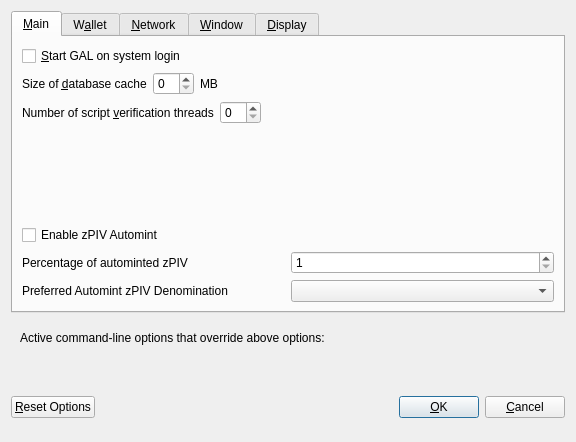
<?xml version="1.0" encoding="UTF-8"?>
<ui version="4.0">
 <class>OptionsDialog</class>
 <widget class="QDialog" name="OptionsDialog">
  <property name="geometry">
   <rect>
    <x>0</x>
    <y>0</y>
    <width>576</width>
    <height>442</height>
   </rect>
  </property>
  <property name="windowTitle">
   <string>Options</string>
  </property>
  <property name="modal">
   <bool>true</bool>
  </property>
  <layout class="QVBoxLayout" name="verticalLayout">
   <item>
    <widget class="QTabWidget" name="tabWidget">
     <property name="currentIndex">
      <number>0</number>
     </property>
     <widget class="QWidget" name="tabMain">
      <attribute name="title">
       <string>&amp;Main</string>
      </attribute>
      <layout class="QVBoxLayout" name="verticalLayout_Main">
       <item>
        <widget class="QCheckBox" name="bitcoinAtStartup">
         <property name="toolTip">
          <string>Automatically start GAL after logging in to the system.</string>
         </property>
         <property name="text">
          <string>&amp;Start GAL on system login</string>
         </property>
        </widget>
       </item>
       <item>
        <layout class="QHBoxLayout" name="horizontalLayout_2_Main">
         <item>
          <widget class="QLabel" name="databaseCacheLabel">
           <property name="text">
            <string>Size of &amp;database cache</string>
           </property>
           <property name="textFormat">
            <enum>Qt::PlainText</enum>
           </property>
           <property name="buddy">
            <cstring>databaseCache</cstring>
           </property>
          </widget>
         </item>
         <item>
          <widget class="QSpinBox" name="databaseCache"/>
         </item>
         <item>
          <widget class="QLabel" name="databaseCacheUnitLabel">
           <property name="text">
            <string>MB</string>
           </property>
           <property name="textFormat">
            <enum>Qt::PlainText</enum>
           </property>
          </widget>
         </item>
         <item>
          <spacer name="horizontalSpacer_2_Main">
           <property name="orientation">
            <enum>Qt::Horizontal</enum>
           </property>
           <property name="sizeHint" stdset="0">
            <size>
             <width>40</width>
             <height>20</height>
            </size>
           </property>
          </spacer>
         </item>
        </layout>
       </item>
       <item>
        <layout class="QHBoxLayout" name="horizontalLayout_3_Main">
         <item>
          <widget class="QLabel" name="threadsScriptVerifLabel">
           <property name="text">
            <string>Number of script &amp;verification threads</string>
           </property>
           <property name="textFormat">
            <enum>Qt::PlainText</enum>
           </property>
           <property name="buddy">
            <cstring>threadsScriptVerif</cstring>
           </property>
          </widget>
         </item>
         <item>
          <widget class="QSpinBox" name="threadsScriptVerif">
           <property name="toolTip">
            <string>(0 = auto, &lt;0 = leave that many cores free)</string>
           </property>
          </widget>
         </item>
         <item>
          <spacer name="horizontalSpacer_3_Main">
           <property name="orientation">
            <enum>Qt::Horizontal</enum>
           </property>
           <property name="sizeHint" stdset="0">
            <size>
             <width>40</width>
             <height>20</height>
            </size>
           </property>
          </spacer>
         </item>
        </layout>
       </item>
       <item>
        <spacer name="verticalSpacer_2">
         <property name="orientation">
          <enum>Qt::Vertical</enum>
         </property>
         <property name="sizeHint" stdset="0">
          <size>
           <width>20</width>
           <height>40</height>
          </size>
         </property>
        </spacer>
       </item>
       <item>
        <widget class="QCheckBox" name="checkBoxZeromintEnable">
         <property name="toolTip">
          <string>Enable automatic minting of PIV units to zPIV</string>
         </property>
         <property name="layoutDirection">
          <enum>Qt::LeftToRight</enum>
         </property>
         <property name="text">
          <string>Enable zPIV Automint</string>
         </property>
        </widget>
       </item>
       <item>
        <layout class="QHBoxLayout" name="horizontalLayout_3">
         <item>
          <widget class="QLabel" name="percentage_label">
           <property name="toolTip">
            <string>Percentage of incoming PIV which get automatically converted to zPIV via Zerocoin Protocol (min: 10%)</string>
           </property>
           <property name="text">
            <string>Percentage of autominted zPIV</string>
           </property>
          </widget>
         </item>
         <item>
          <widget class="QSpinBox" name="zeromintPercentage">
           <property name="minimum">
            <number>1</number>
           </property>
           <property name="maximum">
            <number>100</number>
           </property>
          </widget>
         </item>
        </layout>
       </item>
       <item>
        <layout class="QHBoxLayout" name="horizontalLayout" stretch="0,0">
         <property name="sizeConstraint">
          <enum>QLayout::SetFixedSize</enum>
         </property>
         <item>
          <widget class="QLabel" name="labelPreferredDenom">
           <property name="maximumSize">
            <size>
             <width>16777215</width>
             <height>16777215</height>
            </size>
           </property>
           <property name="toolTip">
            <string>Wait with automatic conversion to Zerocoin until enough PIV for this denomination is available</string>
           </property>
           <property name="text">
            <string>Preferred Automint zPIV Denomination</string>
           </property>
          </widget>
         </item>
         <item>
          <widget class="QComboBox" name="preferredDenom">
           <property name="maximumSize">
            <size>
             <width>16777215</width>
             <height>27</height>
            </size>
           </property>
           <property name="toolTip">
            <string>Wait with automatic conversion to Zerocoin until enough PIV for this denomination is available</string>
           </property>
           <property name="maxVisibleItems">
            <number>9</number>
           </property>
           <property name="maxCount">
            <number>9</number>
           </property>
          </widget>
         </item>
        </layout>
       </item>
      </layout>
     </widget>
     <widget class="QWidget" name="tabWallet">
      <attribute name="title">
       <string>W&amp;allet</string>
      </attribute>
      <layout class="QVBoxLayout" name="verticalLayout_Wallet">
       <item>
        <layout class="QHBoxLayout" name="horizontalLayout_2_Wallet">
         <item>
          <widget class="QLabel" name="labelStakeSplitThresholdText">
           <property name="text">
            <string>Stake split threshold:</string>
           </property>
          </widget>
         </item>
         <item>
          <widget class="QSpinBox" name="spinBoxStakeSplitThreshold">
           <property name="minimum">
            <number>1</number>
           </property>
           <property name="maximum">
            <number>999999</number>
           </property>
          </widget>
         </item>
        </layout>
       </item>
       <item>
        <widget class="QGroupBox" name="groupBox">
         <property name="title">
          <string>Expert</string>
         </property>
         <layout class="QVBoxLayout" name="verticalLayout_2">
          <item>
           <widget class="QCheckBox" name="coinControlFeatures">
            <property name="toolTip">
             <string>Whether to show coin control features or not.</string>
            </property>
            <property name="text">
             <string>Enable coin &amp;control features</string>
            </property>
           </widget>
          </item>
          <item>
           <widget class="QCheckBox" name="showMasternodesTab">
            <property name="toolTip">
             <string>Show additional tab listing all your masternodes in first sub-tab&lt;br/&gt;and all masternodes on the network in second sub-tab.</string>
            </property>
            <property name="text">
             <string>Show Masternodes Tab</string>
            </property>
           </widget>
          </item>
          <item>
           <widget class="QCheckBox" name="spendZeroConfChange">
            <property name="toolTip">
             <string>If you disable the spending of unconfirmed change, the change from a transaction&lt;br/&gt;cannot be used until that transaction has at least one confirmation.&lt;br/&gt;This also affects how your balance is computed.</string>
            </property>
            <property name="text">
             <string>&amp;Spend unconfirmed change</string>
            </property>
           </widget>
          </item>
         </layout>
        </widget>
       </item>
       <item>
        <spacer name="verticalSpacer_Wallet">
         <property name="orientation">
          <enum>Qt::Vertical</enum>
         </property>
         <property name="sizeHint" stdset="0">
          <size>
           <width>20</width>
           <height>40</height>
          </size>
         </property>
        </spacer>
       </item>
      </layout>
     </widget>
     <widget class="QWidget" name="tabNetwork">
      <attribute name="title">
       <string>&amp;Network</string>
      </attribute>
      <layout class="QVBoxLayout" name="verticalLayout_Network">
       <item>
        <widget class="QCheckBox" name="mapPortUpnp">
         <property name="toolTip">
          <string>Automatically open the GAL client port on the router. This only works when your router supports UPnP and it is enabled.</string>
         </property>
         <property name="text">
          <string>Map port using &amp;UPnP</string>
         </property>
        </widget>
       </item>
       <item>
        <widget class="QCheckBox" name="allowIncoming">
         <property name="toolTip">
          <string>Accept connections from outside</string>
         </property>
         <property name="text">
          <string>Allow incoming connections</string>
         </property>
        </widget>
       </item>
       <item>
        <widget class="QCheckBox" name="connectSocks">
         <property name="toolTip">
          <string>Connect to the GAL network through a SOCKS5 proxy.</string>
         </property>
         <property name="text">
          <string>&amp;Connect through SOCKS5 proxy (default proxy):</string>
         </property>
        </widget>
       </item>
       <item>
        <layout class="QHBoxLayout" name="horizontalLayout_1_Network">
         <item>
          <widget class="QLabel" name="proxyIpLabel">
           <property name="text">
            <string>Proxy &amp;IP:</string>
           </property>
           <property name="textFormat">
            <enum>Qt::PlainText</enum>
           </property>
           <property name="buddy">
            <cstring>proxyIp</cstring>
           </property>
          </widget>
         </item>
         <item>
          <widget class="QValidatedLineEdit" name="proxyIp">
           <property name="minimumSize">
            <size>
             <width>140</width>
             <height>0</height>
            </size>
           </property>
           <property name="maximumSize">
            <size>
             <width>140</width>
             <height>16777215</height>
            </size>
           </property>
           <property name="toolTip">
            <string>IP address of the proxy (e.g. IPv4: 127.0.0.1 / IPv6: ::1)</string>
           </property>
          </widget>
         </item>
         <item>
          <widget class="QLabel" name="proxyPortLabel">
           <property name="text">
            <string>&amp;Port:</string>
           </property>
           <property name="textFormat">
            <enum>Qt::PlainText</enum>
           </property>
           <property name="buddy">
            <cstring>proxyPort</cstring>
           </property>
          </widget>
         </item>
         <item>
          <widget class="QLineEdit" name="proxyPort">
           <property name="minimumSize">
            <size>
             <width>55</width>
             <height>0</height>
            </size>
           </property>
           <property name="maximumSize">
            <size>
             <width>55</width>
             <height>16777215</height>
            </size>
           </property>
           <property name="toolTip">
            <string>Port of the proxy (e.g. 9050)</string>
           </property>
          </widget>
         </item>
         <item>
          <spacer name="horizontalSpacer_1_Network">
           <property name="orientation">
            <enum>Qt::Horizontal</enum>
           </property>
           <property name="sizeHint" stdset="0">
            <size>
             <width>40</width>
             <height>20</height>
            </size>
           </property>
          </spacer>
         </item>
        </layout>
       </item>
       <item>
        <spacer name="verticalSpacer_Network">
         <property name="orientation">
          <enum>Qt::Vertical</enum>
         </property>
         <property name="sizeHint" stdset="0">
          <size>
           <width>20</width>
           <height>40</height>
          </size>
         </property>
        </spacer>
       </item>
      </layout>
     </widget>
     <widget class="QWidget" name="tabWindow">
      <attribute name="title">
       <string>&amp;Window</string>
      </attribute>
      <layout class="QVBoxLayout" name="verticalLayout_Window">
       <item>
        <widget class="QCheckBox" name="minimizeToTray">
         <property name="toolTip">
          <string>Show only a tray icon after minimizing the window.</string>
         </property>
         <property name="text">
          <string>&amp;Minimize to the tray instead of the taskbar</string>
         </property>
        </widget>
       </item>
       <item>
        <widget class="QCheckBox" name="minimizeOnClose">
         <property name="toolTip">
          <string>Minimize instead of exit the application when the window is closed. When this option is enabled, the application will be closed only after selecting Quit in the menu.</string>
         </property>
         <property name="text">
          <string>M&amp;inimize on close</string>
         </property>
        </widget>
       </item>
       <item>
        <spacer name="verticalSpacer_Window">
         <property name="orientation">
          <enum>Qt::Vertical</enum>
         </property>
         <property name="sizeHint" stdset="0">
          <size>
           <width>20</width>
           <height>40</height>
          </size>
         </property>
        </spacer>
       </item>
      </layout>
     </widget>
     <widget class="QWidget" name="tabDisplay">
      <attribute name="title">
       <string>&amp;Display</string>
      </attribute>
      <layout class="QVBoxLayout" name="verticalLayout_Display">
       <item>
        <layout class="QHBoxLayout" name="horizontalLayout_1_Display">
         <item>
          <widget class="QLabel" name="langLabel">
           <property name="text">
            <string>User Interface &amp;language:</string>
           </property>
           <property name="textFormat">
            <enum>Qt::PlainText</enum>
           </property>
           <property name="buddy">
            <cstring>lang</cstring>
           </property>
          </widget>
         </item>
         <item>
          <widget class="QValueComboBox" name="lang">
           <property name="toolTip">
            <string>The user interface language can be set here. This setting will take effect after restarting GAL.</string>
           </property>
          </widget>
         </item>
        </layout>
       </item>
       <item>
        <widget class="QLabel" name="label_3">
         <property name="toolTip">
          <string notr="true"/>
         </property>
         <property name="statusTip">
          <string notr="true"/>
         </property>
         <property name="whatsThis">
          <string notr="true"/>
         </property>
         <property name="accessibleName">
          <string notr="true"/>
         </property>
         <property name="text">
          <string>Language missing or translation incomplete? Help contributing translations here:
https://www.transifex.com/galerians-project/galerians-project-translations</string>
         </property>
         <property name="wordWrap">
          <bool>true</bool>
         </property>
         <property name="openExternalLinks">
          <bool>true</bool>
         </property>
         <property name="textInteractionFlags">
          <set>Qt::TextBrowserInteraction</set>
         </property>
        </widget>
       </item>
       <item>
        <layout class="QHBoxLayout" name="horizontalLayout_4_Display" stretch="0,0">
         <item>
          <widget class="QLabel" name="themeLabel">
           <property name="text">
            <string>User Interface Theme:</string>
           </property>
          </widget>
         </item>
         <item>
          <widget class="QValueComboBox" name="theme"/>
         </item>
        </layout>
       </item>
       <item>
        <widget class="Line" name="line">
         <property name="orientation">
          <enum>Qt::Horizontal</enum>
         </property>
        </widget>
       </item>
       <item>
        <layout class="QHBoxLayout" name="horizontalLayout_2_Display">
         <item>
          <widget class="QLabel" name="unitLabel">
           <property name="text">
            <string>&amp;Unit to show amounts in:</string>
           </property>
           <property name="textFormat">
            <enum>Qt::PlainText</enum>
           </property>
           <property name="buddy">
            <cstring>unit</cstring>
           </property>
          </widget>
         </item>
         <item>
          <widget class="QValueComboBox" name="unit">
           <property name="toolTip">
            <string>Choose the default subdivision unit to show in the interface and when sending coins.</string>
           </property>
          </widget>
         </item>
        </layout>
       </item>
       <item>
        <layout class="QHBoxLayout" name="horizontalLayout_5_Display">
         <item>
          <widget class="QLabel" name="digitsLabel">
           <property name="text">
            <string>Decimal digits</string>
           </property>
          </widget>
         </item>
         <item>
          <widget class="QValueComboBox" name="digits"/>
         </item>
        </layout>
       </item>
       <item>
        <widget class="QCheckBox" name="checkBoxHideZeroBalances">
         <property name="toolTip">
          <string>Hide empty balances</string>
         </property>
         <property name="layoutDirection">
          <enum>Qt::LeftToRight</enum>
         </property>
         <property name="text">
          <string>Hide empty balances</string>
         </property>
        </widget>
       </item>
       <item>
        <layout class="QHBoxLayout" name="horizontalLayout_3_Display">
         <item>
          <widget class="QLabel" name="thirdPartyTxUrlsLabel">
           <property name="toolTip">
            <string>Third party URLs (e.g. a block explorer) that appear in the transactions tab as context menu items. %s in the URL is replaced by transaction hash. Multiple URLs are separated by vertical bar |.</string>
           </property>
           <property name="text">
            <string>Third party transaction URLs</string>
           </property>
           <property name="buddy">
            <cstring>thirdPartyTxUrls</cstring>
           </property>
          </widget>
         </item>
         <item>
          <widget class="QLineEdit" name="thirdPartyTxUrls">
           <property name="toolTip">
            <string>Third party URLs (e.g. a block explorer) that appear in the transactions tab as context menu items. %s in the URL is replaced by transaction hash. Multiple URLs are separated by vertical bar |.</string>
           </property>
          </widget>
         </item>
        </layout>
       </item>
       <item>
        <spacer name="verticalSpacer">
         <property name="orientation">
          <enum>Qt::Vertical</enum>
         </property>
         <property name="sizeHint" stdset="0">
          <size>
           <width>20</width>
           <height>40</height>
          </size>
         </property>
        </spacer>
       </item>
      </layout>
     </widget>
    </widget>
   </item>
   <item>
    <widget class="QFrame" name="frame">
     <layout class="QVBoxLayout" name="verticalLayout_Bottom">
      <item>
       <layout class="QHBoxLayout" name="horizontalLayout_Bottom">
        <item>
         <widget class="QLabel" name="overriddenByCommandLineInfoLabel">
          <property name="text">
           <string>Active command-line options that override above options:</string>
          </property>
          <property name="textFormat">
           <enum>Qt::PlainText</enum>
          </property>
         </widget>
        </item>
        <item>
         <spacer name="horizontalSpacer_Bottom">
          <property name="orientation">
           <enum>Qt::Horizontal</enum>
          </property>
          <property name="sizeHint" stdset="0">
           <size>
            <width>40</width>
            <height>20</height>
           </size>
          </property>
         </spacer>
        </item>
       </layout>
      </item>
      <item>
       <widget class="QLabel" name="overriddenByCommandLineLabel">
        <property name="text">
         <string/>
        </property>
        <property name="textFormat">
         <enum>Qt::PlainText</enum>
        </property>
        <property name="wordWrap">
         <bool>true</bool>
        </property>
       </widget>
      </item>
     </layout>
    </widget>
   </item>
   <item>
    <layout class="QHBoxLayout" name="horizontalLayout_Buttons">
     <item>
      <widget class="QPushButton" name="resetButton">
       <property name="toolTip">
        <string>Reset all client options to default.</string>
       </property>
       <property name="text">
        <string>&amp;Reset Options</string>
       </property>
       <property name="autoDefault">
        <bool>false</bool>
       </property>
      </widget>
     </item>
     <item>
      <spacer name="horizontalSpacer_1">
       <property name="orientation">
        <enum>Qt::Horizontal</enum>
       </property>
       <property name="sizeHint" stdset="0">
        <size>
         <width>40</width>
         <height>48</height>
        </size>
       </property>
      </spacer>
     </item>
     <item>
      <widget class="QLabel" name="statusLabel">
       <property name="minimumSize">
        <size>
         <width>200</width>
         <height>0</height>
        </size>
       </property>
       <property name="font">
        <font>
         <weight>75</weight>
         <bold>true</bold>
        </font>
       </property>
       <property name="text">
        <string/>
       </property>
       <property name="textFormat">
        <enum>Qt::PlainText</enum>
       </property>
       <property name="wordWrap">
        <bool>true</bool>
       </property>
      </widget>
     </item>
     <item>
      <spacer name="horizontalSpacer_2">
       <property name="orientation">
        <enum>Qt::Horizontal</enum>
       </property>
       <property name="sizeHint" stdset="0">
        <size>
         <width>40</width>
         <height>48</height>
        </size>
       </property>
      </spacer>
     </item>
     <item>
      <widget class="QPushButton" name="okButton">
       <property name="text">
        <string>&amp;OK</string>
       </property>
       <property name="autoDefault">
        <bool>false</bool>
       </property>
       <property name="default">
        <bool>true</bool>
       </property>
      </widget>
     </item>
     <item>
      <widget class="QPushButton" name="cancelButton">
       <property name="text">
        <string>&amp;Cancel</string>
       </property>
       <property name="autoDefault">
        <bool>false</bool>
       </property>
      </widget>
     </item>
    </layout>
   </item>
  </layout>
 </widget>
 <customwidgets>
  <customwidget>
   <class>QValidatedLineEdit</class>
   <extends>QLineEdit</extends>
   <header>qvalidatedlineedit.h</header>
  </customwidget>
  <customwidget>
   <class>QValueComboBox</class>
   <extends>QComboBox</extends>
   <header>qvaluecombobox.h</header>
  </customwidget>
 </customwidgets>
 <resources/>
 <connections/>
</ui>
